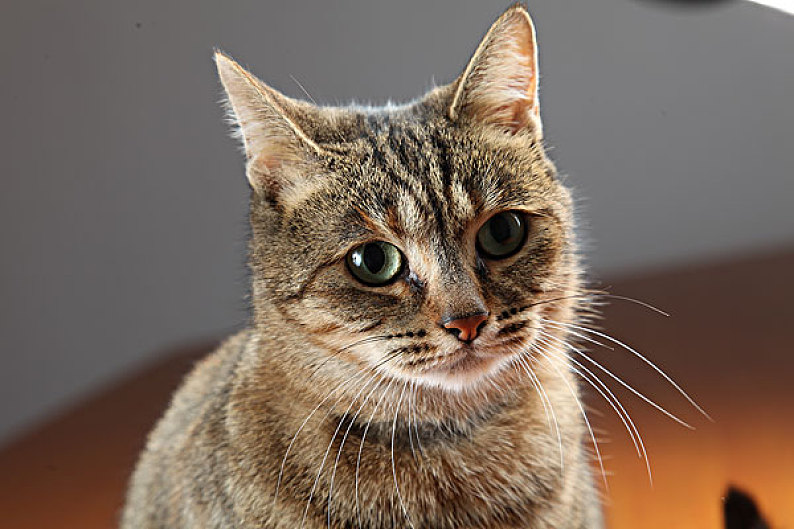
#> input picture pic/cat1.jpg, 794 x 529 px
$ python cv2_test.py   (older library calls are emulated)
#> lines starting #> are read from the running program, lines starting #| are printed output that depends on the picture; after the words box and inside, x2 and y2 are one past the last pixel; in counts of white or black regions, pixels touching at a corner belong together
import cv2
import matplotlib.pyplot as plt
import numpy as np


def display_image_and_press_any_key_to_continue(title, img):
    cv2.imshow(title, img)
    cv2.waitKey(0)
    cv2.destroyAllWindows()


img_file = r'./pic/cat1.jpg'
img = cv2.imread(img_file)
#> img is the input picture: shape (529, 794, 3); mean B, G, R 93.2, 106.1, 123.2
print(img.shape)
#| (529, 794, 3)

# display origin image
# display_image_and_press_any_key_to_continue('origin', img)

# for i in range(3):
#     display_image_and_press_any_key_to_continue('', img[:, :, i])

# to gray image
gray_img = cv2.cvtColor(img, cv2.COLOR_BGR2GRAY)
gray_img = cv2.imread(img_file, cv2.IMREAD_GRAYSCALE)
#> gray_img: shape (529, 794); min 0, max 255, mean 109.7
# [23 lines of commented-out code are left out]
thresh_hold = 50
max_val = 255
ret, thresh_binary = cv2.threshold(gray_img, thresh_hold, max_val, cv2.THRESH_BINARY)
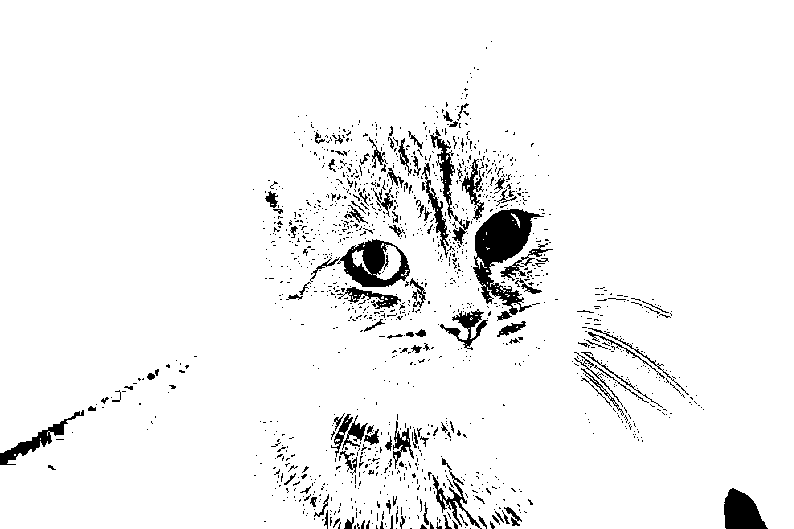
#> thresh_binary: shape (529, 794); 94.9% white; 1328 black regions (1209 under 20 px), largest, box (x1, y1, x2, y2) and area: (473, 209, 544, 321) 3253, (337, 239, 410, 287) 1729, (724, 488, 768, 529) 1227
#> ret = 50
ret, thresh_binary_inv = cv2.threshold(gray_img, thresh_hold, max_val, cv2.THRESH_BINARY_INV)
ret, thresh_mask = cv2.threshold(gray_img, thresh_hold, max_val, cv2.THRESH_MASK)
#> thresh_mask: shape (529, 794); every value is 0
ret, thresh_otsu = cv2.threshold(gray_img, thresh_hold, max_val, cv2.THRESH_OTSU)
#> thresh_otsu: shape (529, 794); 21.1% white; 1026 white regions (929 under 20 px), largest, box (x1, y1, x2, y2) and area: (122, 6, 721, 529) 61848, (212, 48, 461, 218) 11537, (362, 200, 458, 314) 2134
#> ret = 132
ret, thresh_tozero = cv2.threshold(gray_img, thresh_hold, max_val, cv2.THRESH_TOZERO)
#> ret = 50
ret, thresh_tozero_inv = cv2.threshold(gray_img, thresh_hold, max_val, cv2.THRESH_TOZERO_INV)
ret, thresh_triangle = cv2.threshold(gray_img, thresh_hold, max_val, cv2.THRESH_TRIANGLE)
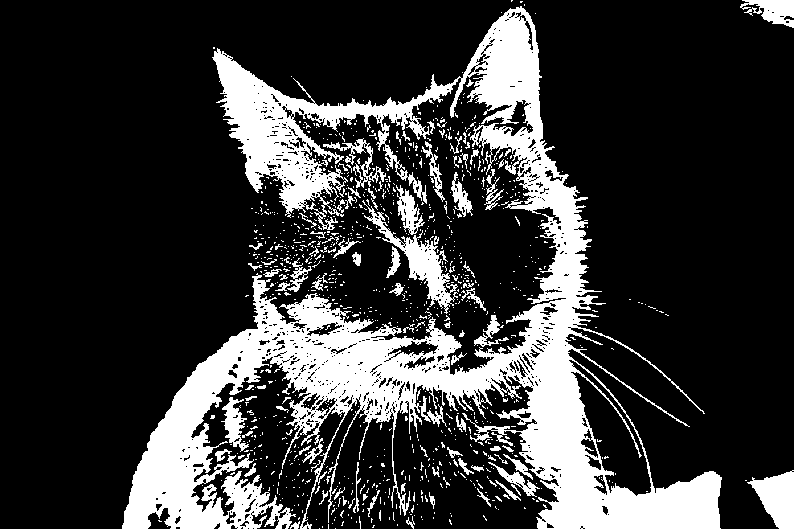
#> thresh_triangle: shape (529, 794); 21.9% white; 1022 white regions (931 under 20 px), largest, box (x1, y1, x2, y2) and area: (122, 6, 722, 529) 76360, (362, 200, 458, 314) 2181, (747, 470, 794, 529) 1667
#> ret = 130
ret, thresh_trunc = cv2.threshold(gray_img, thresh_hold, max_val, cv2.THRESH_TRUNC)
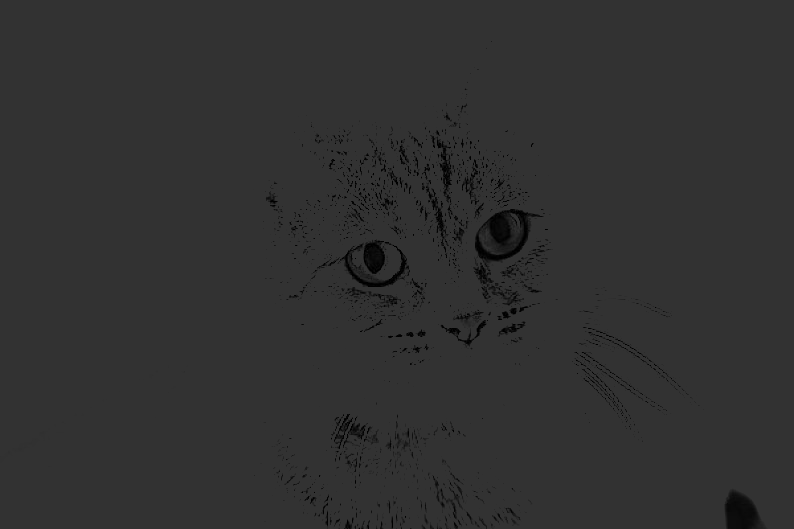
#> thresh_trunc: shape (529, 794); min 0, max 50, mean 48.9
#> ret = 50
# [11 lines of commented-out code are left out]
blur = cv2.blur(img, (3, 3))
title = 'blur'
# display_image_and_press_any_key_to_continue(title, blur)

blur_morm_true = cv2.boxFilter(img, -1, (3, 3), normalize=True)
title = 'blur_normalize_true'
# display_image_and_press_any_key_to_continue(title, blur_morm_true)

blur_norm_flase = cv2.boxFilter(img, -1, (3, 3), normalize=False)
title = 'blur_normalize_false'
# display_image_and_press_any_key_to_continue(title, blur_norm_flase)

blur_gaussian = cv2.GaussianBlur(img, (3, 3), 1)
title = 'blur_Gaussian'
# display_image_and_press_any_key_to_continue(title, blur_gaussian)

blur_median = cv2.medianBlur(img, 3)
title = 'blur_median'
# display_image_and_press_any_key_to_continue(title, blur_median)

res = np.hstack((blur, blur_gaussian, blur_median))
title = 'median vs average'
# display_image_and_press_any_key_to_continue(title, res)


kernel = np.ones((3, 3), np.uint8)
erosion = cv2.erode(thresh_binary, kernel, iterations=1)
#> erosion: shape (529, 794); 88.5% white; 351 black regions (237 under 20 px), largest, box (x1, y1, x2, y2) and area: (327, 125, 554, 322) 16190, (285, 237, 431, 333) 5256, (571, 351, 671, 443) 2332
title = 'erosion'
# display_image_and_press_any_key_to_continue(title, erosion)

dilate = cv2.dilate(thresh_binary, kernel, iterations=1)
#> dilate: shape (529, 794); 98.4% white; 202 black regions (168 under 20 px), largest, box (x1, y1, x2, y2) and area: (476, 210, 538, 266) 1963, (725, 490, 766, 529) 1100, (342, 250, 408, 286) 611
title = 'dilate'
# display_image_and_press_any_key_to_continue(title, erosion)

morph_close = cv2.morphologyEx(thresh_binary, cv2.MORPH_CLOSE, kernel)
#> morph_close: shape (529, 794); 97.2% white; 155 black regions (89 under 20 px), largest, box (x1, y1, x2, y2) and area: (474, 209, 539, 303) 2680, (341, 240, 409, 287) 1553, (724, 489, 767, 529) 1223
title = 'morphology close'
# display_image_and_press_any_key_to_continue(title, morph_close)

morph_open = cv2.morphologyEx(thresh_binary, cv2.MORPH_OPEN, kernel)
#> morph_open: shape (529, 794); 93.5% white; 681 black regions (603 under 20 px), largest, box (x1, y1, x2, y2) and area: (473, 167, 545, 321) 4046, (388, 126, 492, 274) 3335, (286, 239, 426, 313) 2474
title = 'morphology open'
# display_image_and_press_any_key_to_continue(title, morph_open)

morph_gradient = cv2.morphologyEx(thresh_binary, cv2.MORPH_GRADIENT, kernel)
#> morph_gradient: shape (529, 794); 9.8% white; 355 white regions (239 under 20 px), largest, box (x1, y1, x2, y2) and area: (327, 125, 554, 322) 13086, (285, 237, 431, 333) 3991, (571, 351, 671, 443) 2332
title = 'morphology gradient'
# display_image_and_press_any_key_to_continue(title, morph_gradient)

morph_tophat = cv2.morphologyEx(thresh_binary, cv2.MORPH_TOPHAT, kernel)
#> morph_tophat: shape (529, 794); 1.4% white in thin lines or dots, all inside (x1, y1, x2, y2) = (7, 105, 726, 529)
title = 'morphology tophat'
# display_image_and_press_any_key_to_continue(title, morph_tophat)

morph_blackhat = cv2.morphologyEx(thresh_binary, cv2.MORPH_BLACKHAT, kernel)
#> morph_blackhat: shape (529, 794); 2.4% white in thin lines or dots, all inside (x1, y1, x2, y2) = (7, 41, 768, 529)
title = 'morphology blankhat'
# display_image_and_press_any_key_to_continue(title, morph_blackhat)

sobelx = cv2.Sobel(thresh_binary, cv2.CV_64F, 1, 0, ksize=3)
sobelx = cv2.convertScaleAbs(sobelx)
#> sobelx: shape (529, 794); 8.1% white in thin lines or dots, all inside (x1, y1, x2, y2) = (3, 40, 769, 529)
title = 'sobel x'
# display_image_and_press_any_key_to_continue(title, sobelx)

sobely = cv2.Sobel(thresh_binary, cv2.CV_64F, 0, 1, ksize=3)
sobely = cv2.convertScaleAbs(sobely)
#> sobely: shape (529, 794); 7.9% white in thin lines or dots, all inside (x1, y1, x2, y2) = (0, 40, 769, 528)
title = 'sobel y'
# display_image_and_press_any_key_to_continue(title, sobely)

sobelxy = cv2.addWeighted(sobelx, 0.5, sobely, 0.5, 0)
title = 'sobel xy'
# display_image_and_press_any_key_to_continue(title, sobelxy)


scharrx = cv2.Scharr(gray_img, cv2.CV_64F, 1, 0)
scharrx = cv2.convertScaleAbs(scharrx)
scharry = cv2.Scharr(gray_img, cv2.CV_64F, 0, 1)
scharry = cv2.convertScaleAbs(scharry)
scharrxy = cv2.addWeighted(scharrx, 0.5, scharry, 0.5, 0)
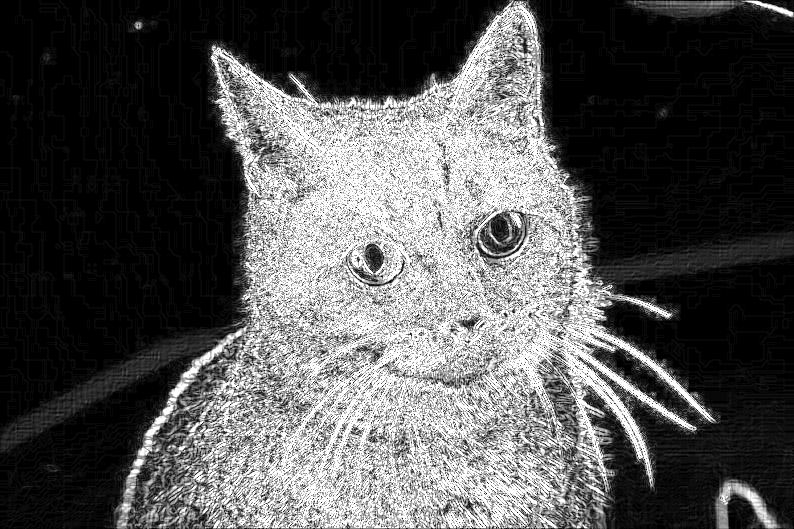
#> scharrxy: shape (529, 794); min 0, max 255, mean 84
# display_image_and_press_any_key_to_continue('scharrxy', scharrxy)

laplacian = cv2.Laplacian(gray_img, cv2.CV_64F)
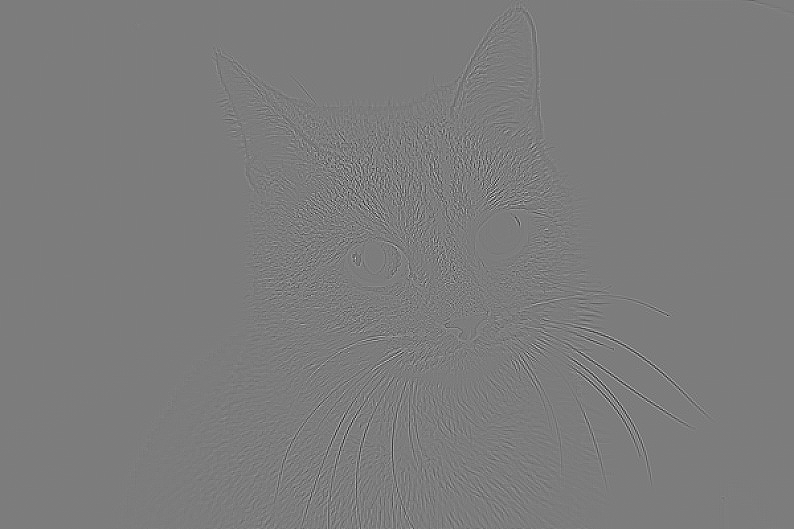
#> laplacian: shape (529, 794) float64; min -642, max 670, mean 0; drawn with min black and max white
laplacian = cv2.convertScaleAbs(laplacian)

res = np.hstack((sobelxy, scharrxy, laplacian))
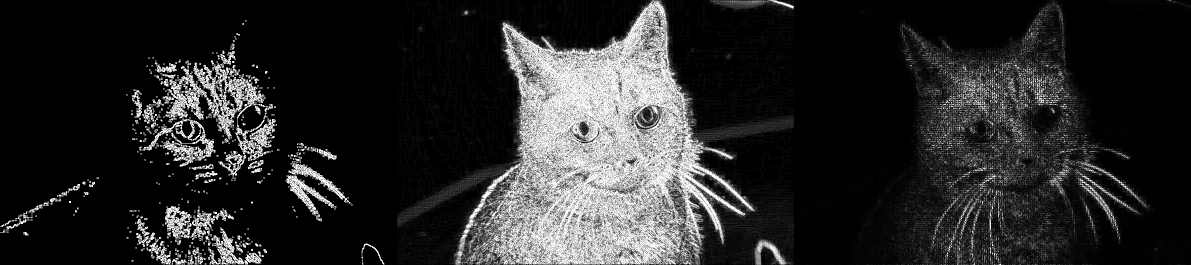
#> res: shape (529, 2382) (shown at 1/2 size); min 0, max 255, mean 40.9
# display_image_and_press_any_key_to_continue('res', res)

canny = cv2.Canny(gray_img, 50, 100)
#> canny: shape (529, 794); 14.6% white in thin lines or dots, all inside (x1, y1, x2, y2) = (118, 0, 794, 529)
title = 'canny'
# display_image_and_press_any_key_to_continue(title, canny)

pyramid_up = cv2.pyrUp(gray_img)
# display_image_and_press_any_key_to_continue('pyramid up', pyramid_up)

pyramid_down = cv2.pyrDown(gray_img)
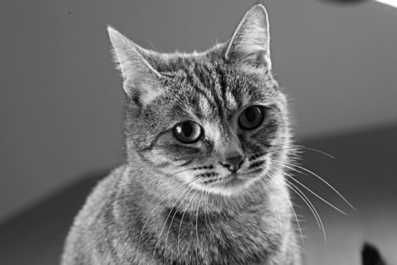
#> pyramid_down: shape (265, 397); min 2, max 255, mean 109.7
# [13 lines of commented-out code are left out]

img = cv2.imread(img_file, 0)
img_float32 = np.float32(img)

dft = cv2.dft(img_float32, flags=cv2.DFT_COMPLEX_OUTPUT)
dft_shift = np.fft.fftshift(dft)

rows, cols = img.shape
#> rows = 529; cols = 794
crow, ccol = int(rows/2), int(cols/2)
#> crow = 264; ccol = 397

mask = np.zeros((rows, cols, 2), np.uint8)
mask[crow - 30:crow + 30, ccol - 30:ccol + 30] = 1

fsht = dft_shift * mask
#> (the run stopped early here; a loop or call above may not have finished)
